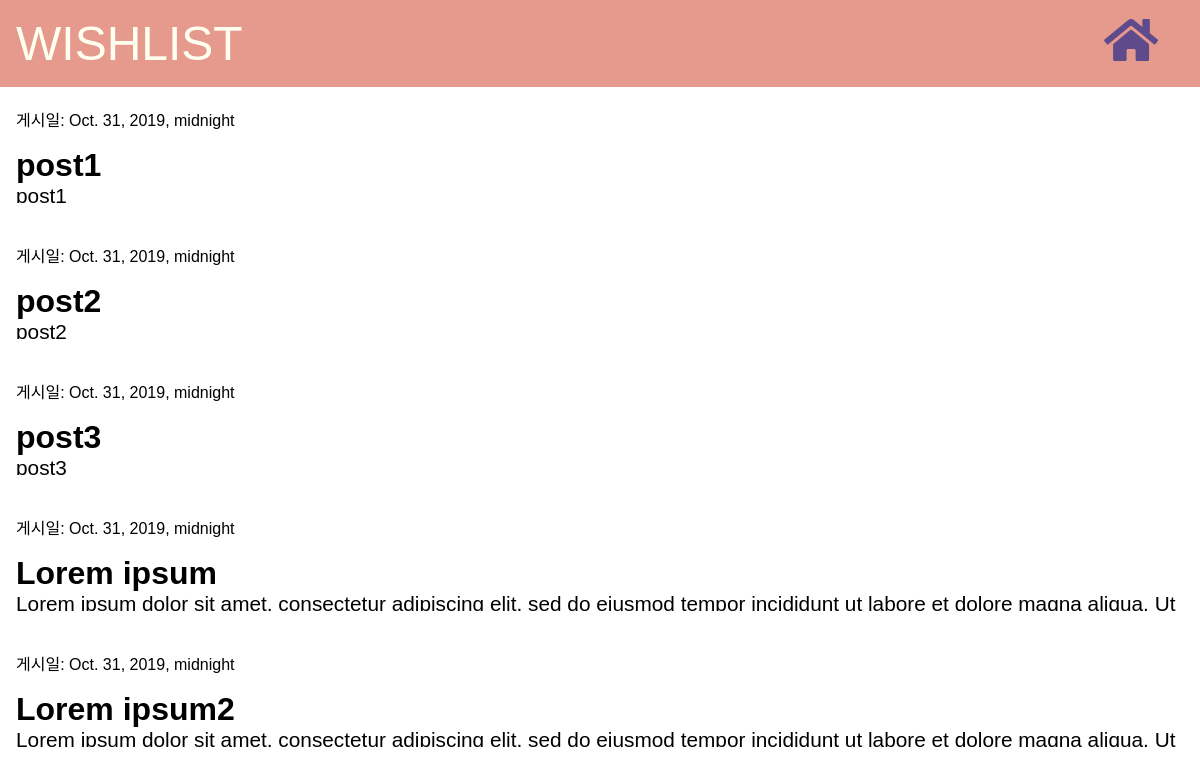
Page /board/ on the earlier database version.
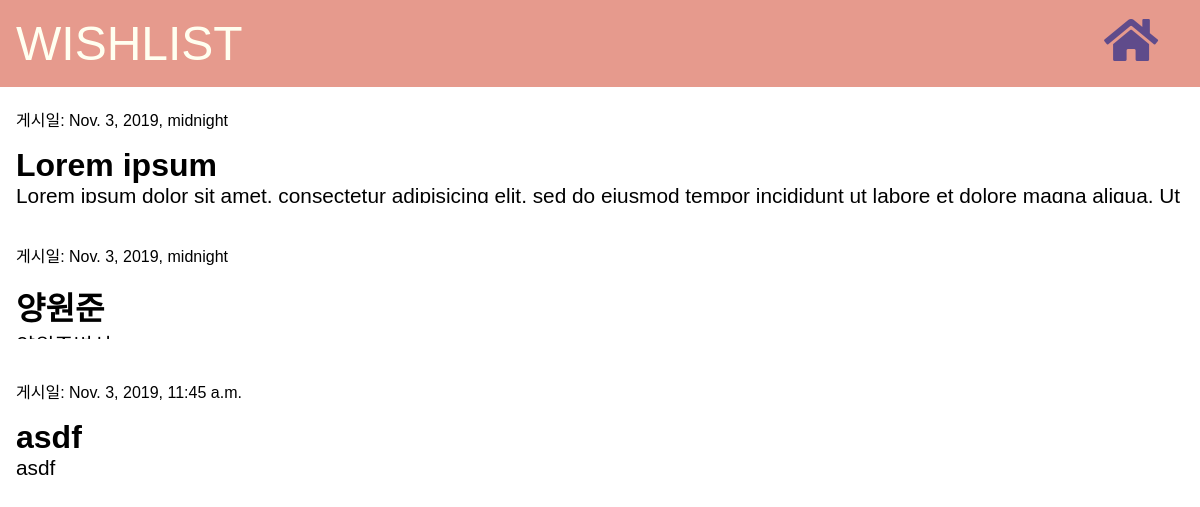
Same page on the later database version.
### board/models.py (models this page shows)
class Board(models.Model):
    objects = models.Manager()
    author = models.ForeignKey(User, on_delete=models.CASCADE)
    title = models.CharField(max_length=200)
    content = models.TextField()
    created_date = models.DateTimeField(default=timezone.now)

### board/views.py (the view)
# urls.py: path('board/', views.board_list, name='board_list'),
def board_list(request):
    posts = Board.objects.filter(created_date__lte=timezone.now()).order_by('created_date')
    return render(request, 'board/post_list.html', {'posts': posts})

### templates/templates/board/post_list.html (shortened to what this page needs)
{% extends 'board/base.html' %}
{% block content %}
    <div class="postlist-wrapper">
        <nav class="blog-nav">
            <div class="blog-logo">WISHLIST</div>
            <div class="blog-icon">
                <a href="{% url 'home' %}">
                    <i class="fas fa-home add-icon i"></i>
                </a>
            </div>
        </nav>
        <div class="posts-wrapper">
        {% for post in posts %}
        <div class="post-wrapper">
            <a class="posts" href="{% url 'post_detail' pk=post.pk %}">
                <div class="created_date">게시일: {{post.created_date}}</div>
                <h1 class="title">{{post.title}}</h1>
                <div class="text">{{post.content|linebreaksbr}}</div>
            </a>
        </div>
        {% endfor %}
        </div>
    </div>
{% endblock %}

### templates/templates/board/base.html (shortened to what this page needs)
{% load staticfiles %}
<!DOCTYPE html>
<html prefix="og: http://ogp.me/ns#">
    <head>
        <link rel="stylesheet" href="{% static 'css/style.css' %}">
        <link rel="stylesheet" href="https://cdnjs.cloudflare.com/ajax/libs/font-awesome/5.8.2/css/all.min.css"/>
    </head>
    <body>
        <div class="wrapper">
            {% block content %}
            {% endblock %}
        </div>
    </body>
</html>

### templates/static/css/style.css (style rules this page uses)
body { margin: 0; font-family: "Source Sans Pro", sans-serif; }
.blog-nav { display: flex; flex-direction: row; background: #E69A8DFF; width: 100vw; }
.blog-logo { margin: 1rem; color: #FFFFF0; font-size: 3rem; width: 88vw; }
.blog-icon { width: 6vw; }
.add-icon { color: #FFFFF0; font-size: 3rem; margin: 1rem; }
.posts-wrapper { background: white; margin-left: 1rem; }
.post-wrapper { width: 100vw; height: 12vh; display: flex; flex-direction: row; margin-bottom: 40px; margin-top: 20px; }
.posts { text-decoration: none; display: flex; flex-direction: column; }
.title { text-decoration: none; font-size: 2rem; color: #000000FF; margin: 0; }
.text { margin: 0; color: #000000FF; overflow: hidden; font-size: 1.3rem; white-space: nowrap; width: 97vw; }
.created_date { color: #000000FF; margin-bottom: 1rem; }
.i { color: #5F4B8BFF; font-size: 3rem; }
.postlist-wrapper { background: white; height: 100%; }
.wrapper { height: 100%; }

Differences in the rows shown:
removed Board: created_date "Oct. 31, 2019, midnight", title "post1", content "post1"
removed Board: created_date "Oct. 31, 2019, midnight", title "post2", content "post2"
removed Board: created_date "Oct. 31, 2019, midnight", title "post3", content "post3"
removed Board: created_date "Oct. 31, 2019, midnight", title "Lorem ipsum", content "Lorem ipsum dolor sit amet, consectetur adipiscing elit, sed do eiusmod tempor incididunt ut labore et dolore magna aliqua. Ut…"
removed Board: created_date "Oct. 31, 2019, midnight", title "Lorem ipsum2", content "Lorem ipsum dolor sit amet, consectetur adipiscing elit, sed do eiusmod tempor incididunt ut labore et dolore magna aliqua. Ut…"
added Board: created_date "Nov. 3, 2019, midnight", title "Lorem ipsum", content "Lorem ipsum dolor sit amet, consectetur adipisicing elit, sed do eiusmod tempor incididunt ut labore et dolore magna aliqua. Ut…"
added Board: created_date "Nov. 3, 2019, midnight", title "양원준"
added Board: created_date "Nov. 3, 2019, 11:45 a.m.", title "asdf", content "asdf"
